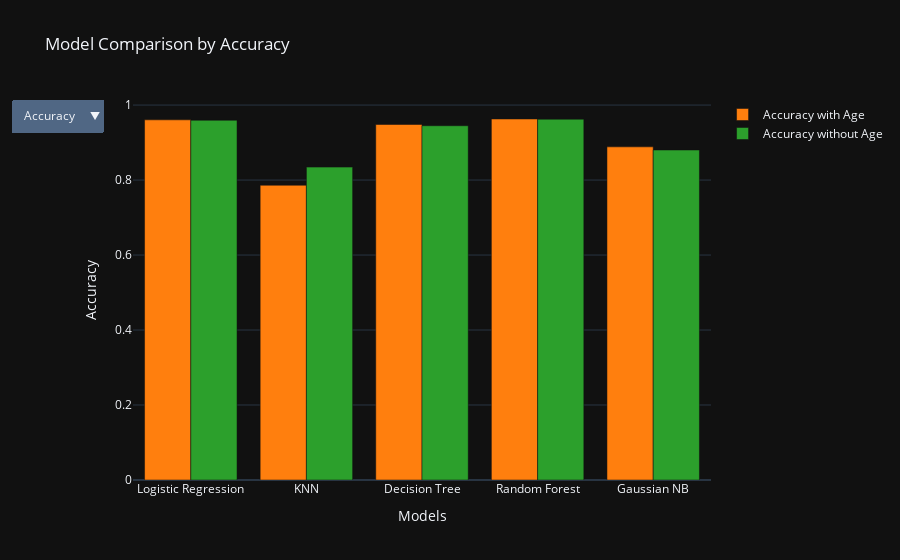

This figure's notebook cell:
### Code cell
# Models to evaluate
models = {
    'Logistic Regression': LogisticRegression(),
    'KNN': KNeighborsClassifier(),
    'Decision Tree': DecisionTreeClassifier(),
    'Random Forest': RandomForestClassifier(),
    'Gaussian NB': GaussianNB()
}

# Store results
results_with_age = {}
results_without_age = {}

# Ensure feature names are strings
X_train_with_age.columns = X_train_with_age.columns.astype(str)
X_test_with_age.columns = X_test_with_age.columns.astype(str)
X_train_without_age.columns = X_train_without_age.columns.astype(str)
X_test_without_age.columns = X_test_without_age.columns.astype(str)

# Function to evaluate models
def evaluate_model(model, X_train, X_test, y_train, y_test):
    model.fit(X_train, y_train)
    predictions = model.predict(X_test)
    return {
        'Accuracy': accuracy_score(y_test, predictions),
        'Precision': precision_score(y_test, predictions),
        'Recall': recall_score(y_test, predictions),
        'F1 Score': f1_score(y_test, predictions)
    }

# Evaluate all models
for model_name, model in models.items():
    results_with_age[model_name] = evaluate_model(model, X_train_with_age, X_test_with_age, y_train, y_test)
    results_without_age[model_name] = evaluate_model(model, X_train_without_age, X_test_without_age, y_train, y_test)

metrics = list(results_with_age['Logistic Regression'].keys())
models_list = list(models.keys())

# Extract scores for each metric and model
data_with_age = {metric: [results_with_age[model][metric] for model in models_list] for metric in metrics}
data_without_age = {metric: [results_without_age[model][metric] for model in models_list] for metric in metrics}

fig = go.Figure()

initial_metric = 'Accuracy'
fig.add_trace(go.Bar(
    x=models_list,
    y=data_with_age[initial_metric],
    name=f'{initial_metric} with Age',
    marker_color='rgb(255, 127, 14)'
))

fig.add_trace(go.Bar(
    x=models_list,
    y=data_without_age[initial_metric],
    name=f'{initial_metric} without Age',
    marker_color='rgb(44, 160, 44)'
))

# Add dropdown for selecting metrics
fig.update_layout(
    title=f'Model Comparison by {initial_metric}',
    xaxis_title='Models',
    yaxis_title=initial_metric,
    barmode='group',
    updatemenus=[
        {
            "buttons": [
                {
                    "label": metric,
                    "method": "update",
                    "args": [
                        {"y": [data_with_age[metric], data_without_age[metric]]},
                        {"title": f'Model Comparison by {metric}', "yaxis": {"title": metric}}
                    ]
                }
                for metric in metrics
            ],
            "direction": "down",
            "showactive": True,
        }
    ]
)

fig.update_layout(
    template='plotly_dark'
)

fig.show()

### Figure 1 — Plotly figure (JSON) as saved in the notebook; plotly's stock layout.template omitted (floating-point values rounded to 4 significant figures)
{"data": [{"marker": {"color": "rgb(255, 127, 14)"}, "name": "Accuracy with Age", "type": "bar", "x": ["Logistic Regression", "KNN", "Decision Tree", "Random Forest", "Gaussian NB"], "y": [0.9606, 0.7862, 0.9482, 0.9629, 0.8886]}, {"marker": {"color": "rgb(44, 160, 44)"}, "name": "Accuracy without Age", "type": "bar", "x": ["Logistic Regression", "KNN", "Decision Tree", "Random Forest", "Gaussian NB"], "y": [0.9595, 0.8346, 0.9449, 0.9623, 0.8801]}], "layout": {"barmode": "group", "title": {"text": "Model Comparison by Accuracy"}, "updatemenus": [{"buttons": [{"args": [{"y": [[0.9606, 0.7862, 0.9482, 0.9629, 0.8886], [0.9595, 0.8346, 0.9449, 0.9623, 0.8801]]}, {"title": "Model Comparison by Accuracy", "yaxis": {"title": "Accuracy"}}], "label": "Accuracy", "method": "update"}, {"args": [{"y": [[0.9834, 0.7992, 0.9549, 0.9926, 0.9109], [0.9813, 0.8488, 0.9519, 0.9957, 0.9227]]}, {"title": "Model Comparison by Precision", "yaxis": {"title": "Precision"}}], "label": "Precision", "method": "update"}, {"args": [{"y": [[0.946, 0.828, 0.953, 0.941, 0.889], [0.946, 0.859, 0.95, 0.937, 0.859]]}, {"title": "Model Comparison by Recall", "yaxis": {"title": "Recall"}}], "label": "Recall", "method": "update"}, {"args": [{"y": [[0.9643, 0.8134, 0.954, 0.9661, 0.8998], [0.9633, 0.8539, 0.951, 0.9655, 0.8897]]}, {"title": "Model Comparison by F1 Score", "yaxis": {"title": "F1 Score"}}], "label": "F1 Score", "method": "update"}], "direction": "down", "showactive": true}], "xaxis": {"title": {"text": "Models"}}, "yaxis": {"title": {"text": "Accuracy"}}}}
